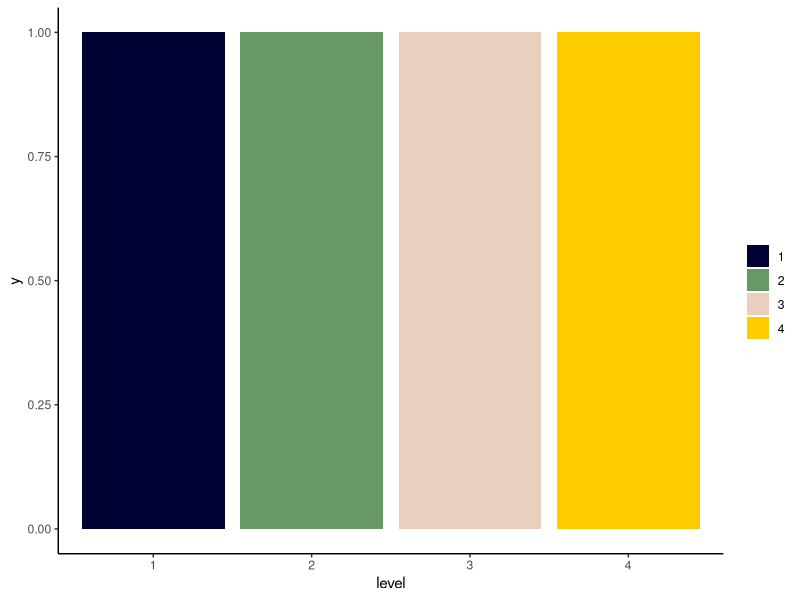

The R source for this figure:
library(tidyverse)

#Define colors
colors <- data.frame(
  level=as.factor(c(1,2,3,4)),
  col=c("#000033","#669966","#eacebe","#FFCC00"),
  y=c(1,1,1,1)
)

#Plot
ggplot(colors, aes(x=level, y=y, fill=level)) +
  geom_col() +
  scale_fill_manual(name="",
                    values=as.character(colors$col)) +
  theme(legend.position = "none") +
  theme_classic()

